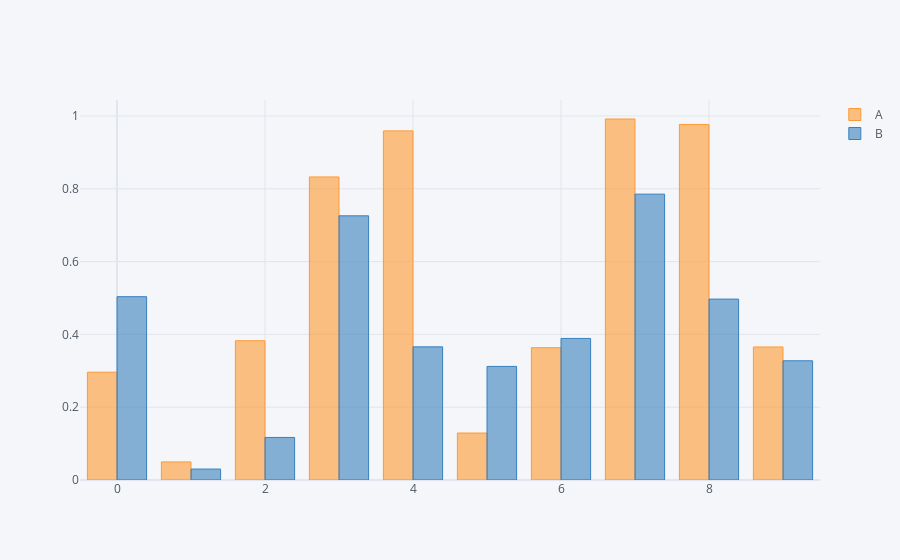

Source (notebook cell):
### Markdown cell above
### 2.4.1. bar 그래프 테스트

### Code cell
df.iplot(kind='bar')

### Figure 1 — Plotly figure (JSON) as saved in the notebook; plotly's stock layout.template omitted (floating-point values rounded to 4 significant figures)
{"data": [{"marker": {"color": "rgba(255, 153, 51, 0.6)", "line": {"color": "rgba(255, 153, 51, 1.0)", "width": 1}}, "name": "A", "orientation": "v", "text": "", "type": "bar", "x": [0, 1, 2, 3, 4, 5, 6, 7, 8, 9], "y": [0.2962, 0.04963, 0.3825, 0.8325, 0.959, 0.1291, 0.3634, 0.9917, 0.9768, 0.3654]}, {"marker": {"color": "rgba(55, 128, 191, 0.6)", "line": {"color": "rgba(55, 128, 191, 1.0)", "width": 1}}, "name": "B", "orientation": "v", "text": "", "type": "bar", "x": [0, 1, 2, 3, 4, 5, 6, 7, 8, 9], "y": [0.5036, 0.03006, 0.1169, 0.7257, 0.3658, 0.312, 0.3889, 0.7853, 0.4969, 0.3275]}], "layout": {"legend": {"bgcolor": "#F5F6F9", "font": {"color": "#4D5663"}}, "paper_bgcolor": "#F5F6F9", "plot_bgcolor": "#F5F6F9", "title": {"font": {"color": "#4D5663"}}, "xaxis": {"gridcolor": "#E1E5ED", "showgrid": true, "tickfont": {"color": "#4D5663"}, "title": {"font": {"color": "#4D5663"}, "text": ""}, "zerolinecolor": "#E1E5ED"}, "yaxis": {"gridcolor": "#E1E5ED", "showgrid": true, "tickfont": {"color": "#4D5663"}, "title": {"font": {"color": "#4D5663"}, "text": ""}, "zerolinecolor": "#E1E5ED"}}}
